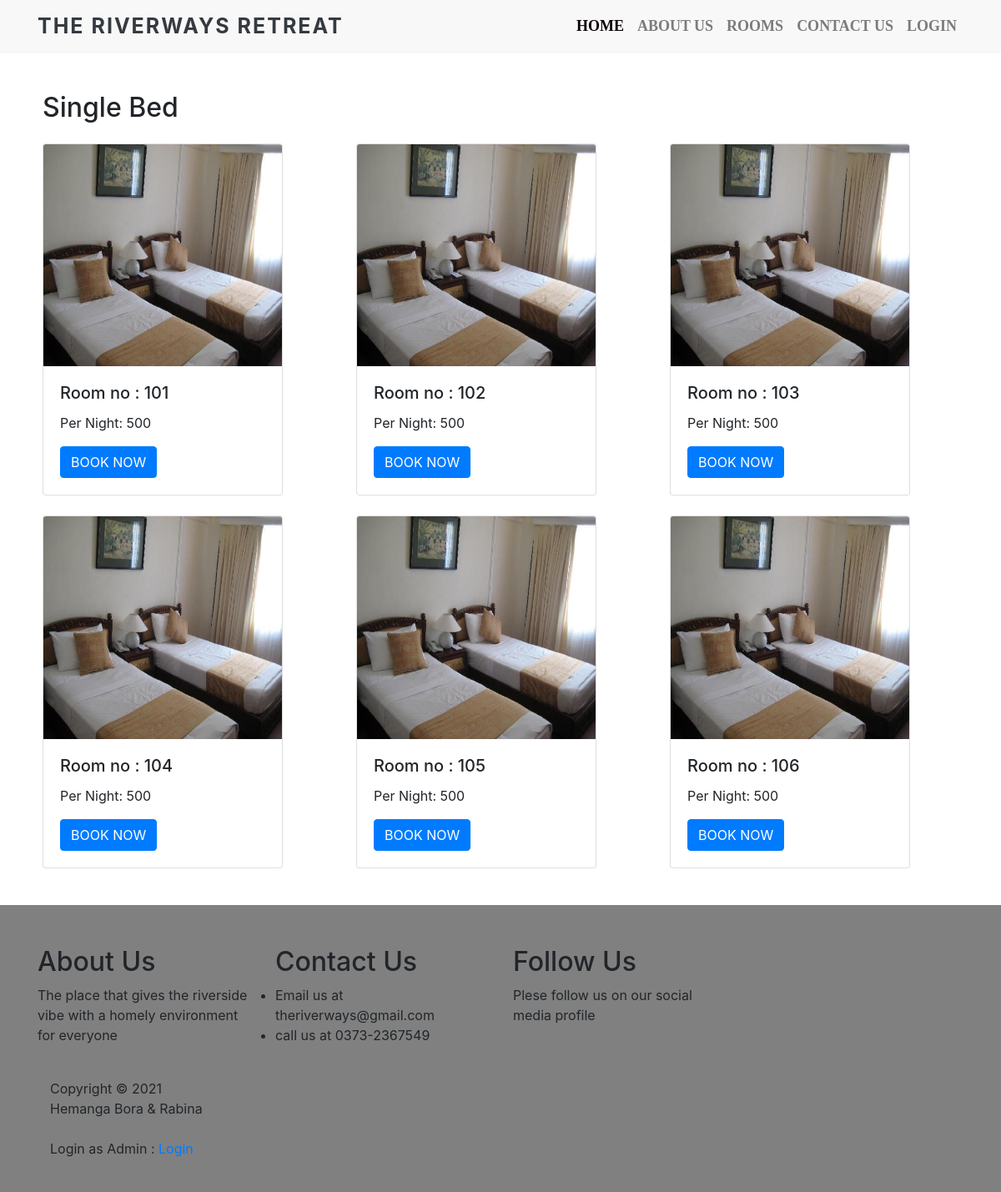
The app's page /single.php, older data.
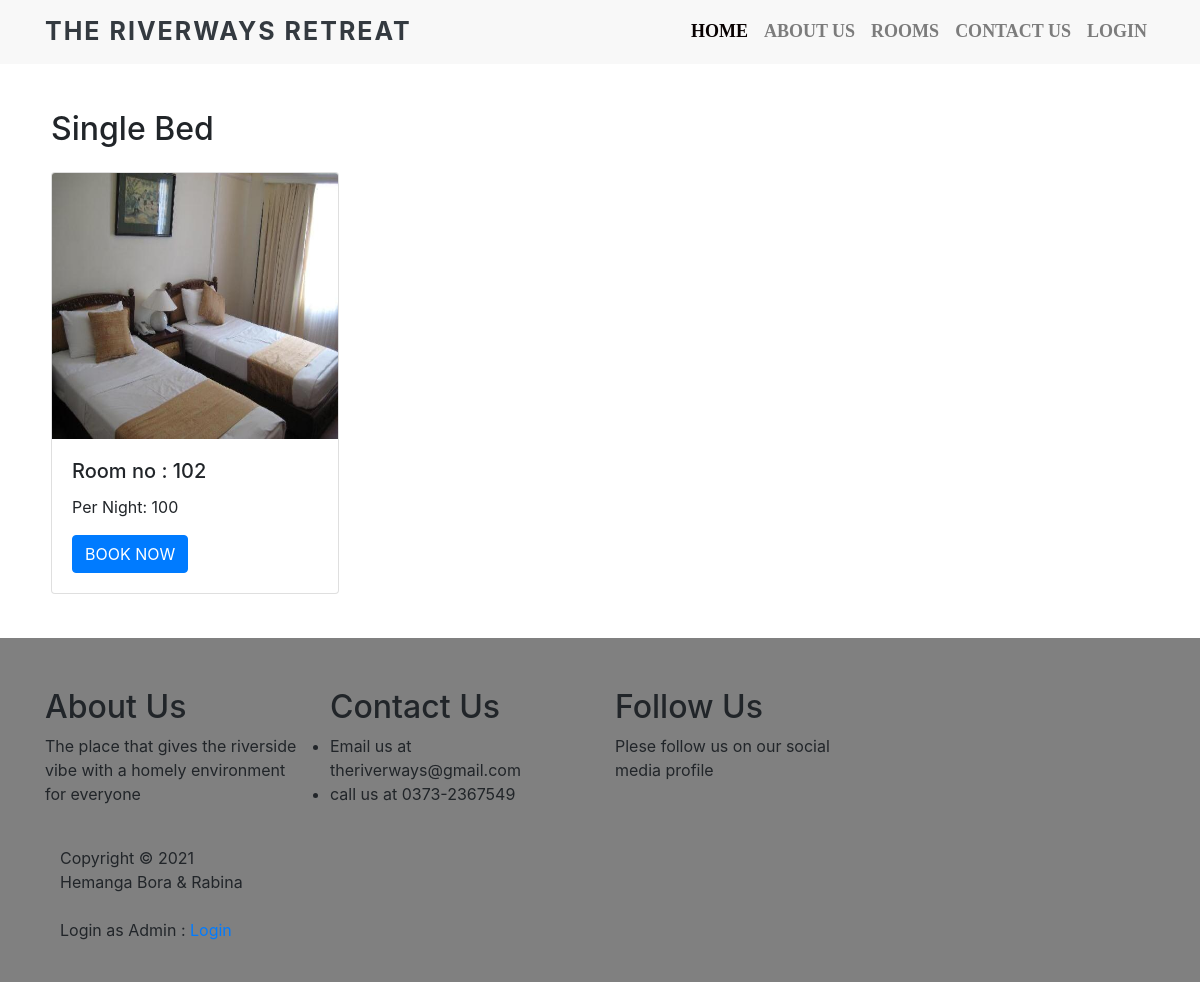
The same page, newer data.
### tables this page shows
CREATE TABLE `room_table` (
  `Roomid` int(8) UNSIGNED NOT NULL,
  `RoomNo` mediumint(9) DEFAULT NULL,
  `RoomType` text DEFAULT NULL,
  `RoomPrice` text DEFAULT NULL,
  `Room_status` int(11) NOT NULL DEFAULT 0
);

### single.php (the view, shortened to what this page needs)
<?php
include('Database.php');
?>
<!DOCTYPE html>
<html lang="en">
<head>
  <link rel="stylesheet" href="https://stackpath.bootstrapcdn.com/bootstrap/4.5.2/css/bootstrap.min.css">
  <link rel="stylesheet" href="style.css">
</head>
<body>
  <nav class="navbar navbar-expand-lg navbar-light fixed-top">
    <div class="container">
      <a class="navbar-brand text-dark" href="#">The RIVERWAYS RETREAT</a>
      <div class="collapse navbar-collapse" id="navbarSupportedContent">
        <ul class="navbar-nav ml-auto">
          <li class="nav-item active">
            <a class="nav-link" href="/">Home</a>
          </li>
          <li class="nav-item">
            <a class="nav-link" href="/#about">About Us</a>
          </li>
          <li class="nav-item">
            <a class="nav-link" href="/#room">Rooms</a>
          </li>
          <li class="nav-item">
            <a class="nav-link" href="/#contactus">Contact Us</a>
          </li>
          <?php
          if(!$_SESSION["uid"])
          {
            echo '
            <li class="nav-item">
            <a class="nav-link" href="Login.php">Login</a>
             </li>';
          }
          else
          {
            echo '
            <li class="nav-item">
            <a class="nav-link" href="account.php">'.$_SESSION["uname"].'</a>
            </li>';
          }
          ?>
        </ul>
      </div>
    </div>
  </nav>
  <div class="cards" id="room">
    <div class="container">
      <h2>Single Bed</h2>
      <div class="row">
        <?php
        $sql2 = "SELECT * FROM `room_table` where `Room_status` = 0 AND `RoomType` = 'Single Bed' ORDER BY `RoomNo` ASC";
        $data2 = $conn->query($sql2);
				while($row = $data2->fetch_assoc()){
           echo ' <div class="col mt-3 mb-2">
                <div class="card" style="width: 18rem;">
                    <img src="image/x1.jpg" class="card-img-top" alt="...">
                    <div class="card-body">
                        <h5 class="card-title">Room no : '.$row["RoomNo"].'</h5>
                        <p class="card-text">Per Night: '.$row["RoomPrice"].'</p>
                            <form action="Booking.php" method="POST">
                            <input type="hidden" name="roomno" value='.$row["RoomNo"].'>
                            <input type="hidden" name="roomid" value='.$row["Roomid"].'>
                            <input type="hidden" name="roomtype" value='.$row["RoomType"].'>
                            <input type="hidden" name="RoomPrice" value='.$row["RoomPrice"].'>
                        <button class="btn btn-primary" name="bookroom" type="submit">BOOK NOW</button>
                        </form>
                    </div>
                </div>
            </div>';
        }
            ?>
      </div>
    </div>
  </div>
 <footer>
    <div class="footer-bottom">
      <div class="container">
        <div class="row">
          <div class="col-md-3 col-sm-6 col-xs-12 segment-one">
            <h2>About Us</h2>
            <p>The place that gives the riverside vibe with a homely environment for everyone</p>
          </div>
          <div class="col-md-3 col-sm-6 col-xs-12 segment-two">
            <h2>Contact Us</h2>
            <ul>
              <li><a href="#"></a>Email us at theriverways@gmail.com</li>
              <li><a href="#"></a>call us at 0373-2367549</li>
            </ul>
          </div>
          <div class="col-md-3 col-sm-6 col-xs-12 segment-three">
            <h2>Follow Us </h2>
            <p>Plese follow us on our social media profile</p>
          </div>
        </div>
        <div class="col-md-3 col-sm-6">
          <div class="copyright-text">
            <p><br>Copyright &copy; 2021 <br>Hemanga Bora & Rabina
              <br><br>Login as Admin : <a href="/admin/">Login</a></p>
          </div>
        </div>
      </div>
    </div>
  </footer>
</body>
</html>

Row changes from the older to the newer data that the page shows:
no longer on this page (row edited): room_table: RoomNo "101", RoomPrice "500"
no longer on this page (row edited): room_table: RoomNo "102", RoomPrice "500"
no longer on this page (row edited): room_table: RoomNo "103", RoomPrice "500"
removed room_table: RoomNo "104", RoomPrice "500"
removed room_table: RoomNo "106", RoomPrice "500"
changed room_table: RoomNo "105" → "102"; RoomPrice "500" → "100"
